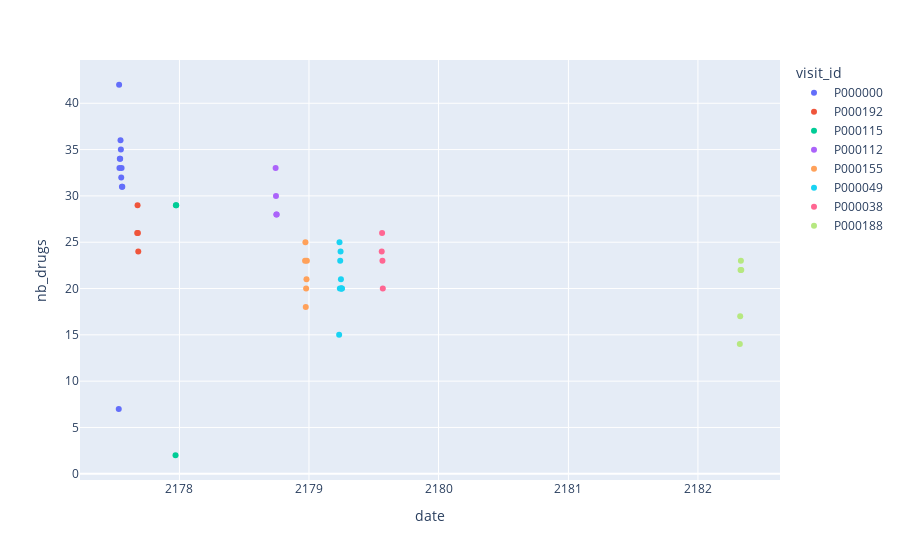

Here is the notebook cell this chart was saved with:
### Code cell
tmp_drug = pd.concat([pd.Series(row.drug_concept_id, pd.date_range(row.drug_exposure_start_date, row.drug_exposure_end_date)) for row in patient_df.itertuples()])
tmp_drug_df = pd.DataFrame(tmp_drug, columns=["drug_concept_id"])
tmp_visit = pd.concat([pd.Series(row.visit_occurrence_id, pd.date_range(row.drug_exposure_start_date, row.drug_exposure_end_date)) for row in patient_df.itertuples()])
tmp_visit_df = pd.DataFrame(tmp_visit, columns=["visit_occurrence_id"])
tmp_df = pd.concat([tmp_drug_df, tmp_visit_df], axis=1).reset_index(names="date")

grouped_tmp_df = tmp_df.groupby("date").agg({"drug_concept_id": ["unique", "nunique"], "visit_occurrence_id": ["unique", "nunique"]}).reset_index()

# new_grouped_tmp_df = grouped_tmp_df[grouped_tmp_df[("visit_occurrence_id", "nunique")] == 1]
grouped_tmp_df.columns = ["date", "unique_drugs", "nb_drugs", "visit_id", "nb_visits"]
grouped_tmp_df["visit_id"] = grouped_tmp_df["visit_id"].apply(lambda x: x[0]).astype(str)

fig = px.scatter(grouped_tmp_df, x="date", y="nb_drugs", color="visit_id")
fig.show()

### Figure 1 — Plotly figure (JSON) as saved in the notebook; plotly's stock layout.template omitted (floating-point values rounded to 4 significant figures)
{"data": [{"hovertemplate": "visit_id=P000000<br>date=%{x}<br>nb_drugs=%{y}<extra></extra>", "legendgroup": "P000000", "marker": {"color": "#636efa", "symbol": "circle"}, "mode": "markers", "name": "P000000", "orientation": "v", "showlegend": true, "type": "scatter", "x": ["2177-07-14T00:00:00", "2177-07-15T00:00:00", "2177-07-16T00:00:00", "2177-07-17T00:00:00", "2177-07-18T00:00:00", "2177-07-19T00:00:00", "2177-07-20T00:00:00", "2177-07-21T00:00:00", "2177-07-22T00:00:00", "2177-07-23T00:00:00", "2177-07-24T00:00:00"], "xaxis": "x", "y": [7, 42, 33, 34, 34, 36, 35, 32, 33, 31, 31], "yaxis": "y"}, {"hovertemplate": "visit_id=P000192<br>date=%{x}<br>nb_drugs=%{y}<extra></extra>", "legendgroup": "P000192", "marker": {"color": "#EF553B", "symbol": "circle"}, "mode": "markers", "name": "P000192", "orientation": "v", "showlegend": true, "type": "scatter", "x": ["2177-09-04T00:00:00", "2177-09-05T00:00:00", "2177-09-06T00:00:00", "2177-09-07T00:00:00"], "xaxis": "x", "y": [26, 29, 26, 24], "yaxis": "y"}, {"hovertemplate": "visit_id=P000115<br>date=%{x}<br>nb_drugs=%{y}<extra></extra>", "legendgroup": "P000115", "marker": {"color": "#00cc96", "symbol": "circle"}, "mode": "markers", "name": "P000115", "orientation": "v", "showlegend": true, "type": "scatter", "x": ["2177-12-21T00:00:00", "2177-12-22T00:00:00", "2177-12-23T00:00:00"], "xaxis": "x", "y": [2, 29, 29], "yaxis": "y"}, {"hovertemplate": "visit_id=P000112<br>date=%{x}<br>nb_drugs=%{y}<extra></extra>", "legendgroup": "P000112", "marker": {"color": "#ab63fa", "symbol": "circle"}, "mode": "markers", "name": "P000112", "orientation": "v", "showlegend": true, "type": "scatter", "x": ["2178-09-29T00:00:00", "2178-09-30T00:00:00", "2178-10-01T00:00:00", "2178-10-02T00:00:00"], "xaxis": "x", "y": [33, 30, 28, 28], "yaxis": "y"}, {"hovertemplate": "visit_id=P000155<br>date=%{x}<br>nb_drugs=%{y}<extra></extra>", "legendgroup": "P000155", "marker": {"color": "#FFA15A", "symbol": "circle"}, "mode": "markers", "name": "P000155", "orientation": "v", "showlegend": true, "type": "scatter", "x": ["2178-12-21T00:00:00", "2178-12-22T00:00:00", "2178-12-23T00:00:00", "2178-12-24T00:00:00", "2178-12-25T00:00:00", "2178-12-26T00:00:00"], "xaxis": "x", "y": [23, 25, 18, 20, 21, 23], "yaxis": "y"}, {"hovertemplate": "visit_id=P000049<br>date=%{x}<br>nb_drugs=%{y}<extra></extra>", "legendgroup": "P000049", "marker": {"color": "#19d3f3", "symbol": "circle"}, "mode": "markers", "name": "P000049", "orientation": "v", "showlegend": true, "type": "scatter", "x": ["2179-03-27T00:00:00", "2179-03-28T00:00:00", "2179-03-29T00:00:00", "2179-03-30T00:00:00", "2179-03-31T00:00:00", "2179-04-01T00:00:00", "2179-04-02T00:00:00", "2179-04-03T00:00:00", "2179-04-04T00:00:00"], "xaxis": "x", "y": [15, 25, 20, 23, 24, 21, 20, 20, 20], "yaxis": "y"}, {"hovertemplate": "visit_id=P000038<br>date=%{x}<br>nb_drugs=%{y}<extra></extra>", "legendgroup": "P000038", "marker": {"color": "#FF6692", "symbol": "circle"}, "mode": "markers", "name": "P000038", "orientation": "v", "showlegend": true, "type": "scatter", "x": ["2179-07-25T00:00:00", "2179-07-26T00:00:00", "2179-07-27T00:00:00", "2179-07-28T00:00:00"], "xaxis": "x", "y": [24, 26, 23, 20], "yaxis": "y"}, {"hovertemplate": "visit_id=P000188<br>date=%{x}<br>nb_drugs=%{y}<extra></extra>", "legendgroup": "P000188", "marker": {"color": "#B6E880", "symbol": "circle"}, "mode": "markers", "name": "P000188", "orientation": "v", "showlegend": true, "type": "scatter", "x": ["2182-04-29T00:00:00", "2182-04-30T00:00:00", "2182-05-01T00:00:00", "2182-05-02T00:00:00", "2182-05-03T00:00:00"], "xaxis": "x", "y": [14, 17, 22, 23, 22], "yaxis": "y"}], "layout": {"legend": {"title": {"text": "visit_id"}, "tracegroupgap": 0}, "margin": {"t": 60}, "xaxis": {"anchor": "y", "domain": [0, 1], "title": {"text": "date"}}, "yaxis": {"anchor": "x", "domain": [0, 1], "title": {"text": "nb_drugs"}}}}
